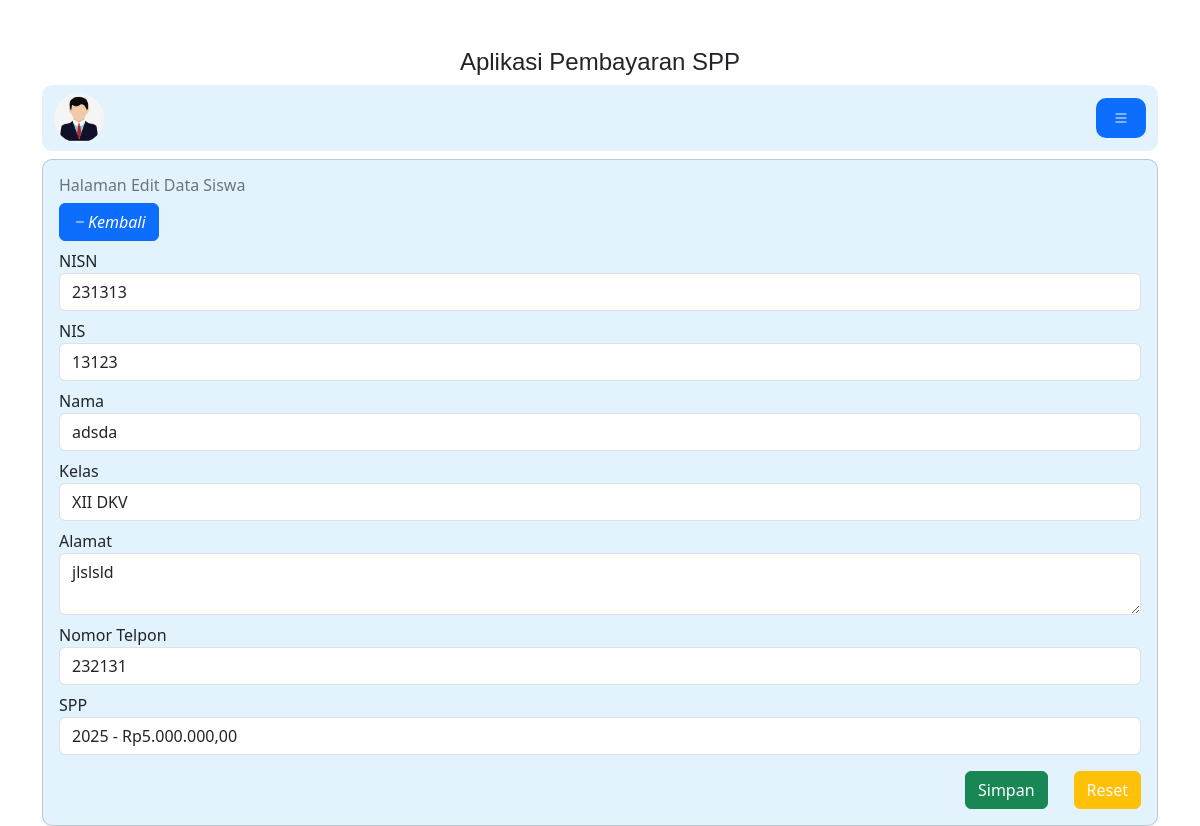
/admin/admin.php?url=edit-siswa&nisn=231313 (signed in), run on the app's committed database.
### tables this page shows
CREATE TABLE `siswa` (
  `nisn` char(10) NOT NULL,
  `nis` char(8) NOT NULL,
  `nama` varchar(35) NOT NULL,
  `id_kelas` int(11) NOT NULL,
  `alamat` text NOT NULL,
  `no_telp` int(13) NOT NULL,
  `id_spp` int(11) NOT NULL
);

CREATE TABLE `kelas` (
  `id_kelas` int(11) NOT NULL,
  `nama_kelas` varchar(10) NOT NULL,
  `kompetensi_keahlian` varchar(50) DEFAULT NULL
);

CREATE TABLE `spp` (
  `id_spp` int(11) NOT NULL,
  `tahun` int(11) NOT NULL,
  `nominal` int(11) NOT NULL
);

### admin/edit-siswa.php (the view, shortened to what this page needs)
<?php
$nisn = $_GET['nisn'];
include "../koneksi.php";
$sql = "SELECT*FROM siswa,spp,kelas WHERE siswa.id_kelas=kelas.id_kelas AND siswa.id_spp=spp.id_spp AND nisn='$nisn'";
$query = mysqli_query($koneksi, $sql);
$data = mysqli_fetch_array($query);
?>
<h6 class="text-secondary">Halaman Edit Data Siswa</h6>
<a href="?url=siswa" class="btn btn-primary"><i class="bi bi-dash">Kembali</i></a>
<form action="?url=proses-edit-siswa&nisn=<?= $nisn ?>" method="post">
    <div class="form-group mb-2 mt-2">
        <label for="">NISN</label>
        <input value="<?= $data['nisn'] ?>" type="number" name="nisn" class="form-control" readonly>
    </div>
    <div class="form-group mb-2 mt-2">
        <label for="">NIS</label>
        <input value="<?= $data['nis'] ?>" type="number" name="nis" class="form-control" required>
    </div>
    <div class="form-group mb-2 mt-2">
        <label for="">Nama</label>
        <input value="<?= $data['nama'] ?>" type="text" name="nama" class="form-control" required>
    </div>
    <div class="form-group mb-2 mt-2">
        <label for="kelas">Kelas</label>
        <select name="id_kelas" class="form-control" required>
            <option value="<?= $data['id_kelas'] ?>"><?= $data['nama_kelas'] ?></option>
        </select>
    </div>
    <div class="form-btn-group mb-2 mt-2">
        <label for="">Alamat</label>
        <textarea name="alamat" class="form-control" required><?= $data['alamat'] ?></textarea>
    </div>
    <div class=" form-group mb-2 mt-2">
        <label for="">Nomor Telpon</label>
        <input value="<?= $data['no_telp'] ?>" type="number" name="no_telp" class="form-control" required>
    </div>
    <div class="form-group mb-2 mt-2">
        <label for="kelas">SPP</label>
        <select name="id_spp" class="form-control" required>
            <option value="<?= $data['id_spp'] ?>"><?= $data['tahun'] ?> - <?= "Rp"; ?><?= number_format($data['nominal'], 2, ',', '.') ?></option>
        </select>
    </div>
    <div class="form-group  mt-3 d-flex justify-content-end  ">
        <button type="submit" class="btn btn-success">Simpan</button>
        <div class="btn btn-default"></div>
        <button type="reset" class="btn btn-warning text-light">Reset</button>
    </div>
</form>

### data on the page
siswa: nisn "231313", nis "13123", nama "adsda", id_kelas "XII DKV", alamat "jlslsld", no_telp "232131", id_spp "2025 - Rp5.000.000,00"
